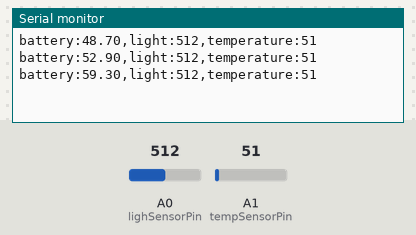
Recording of a sketch running on a simulated Arduino Uno, built with avr-gcc and run on an emulated ATmega328P. On the bench: the last lines printed to the serial monitor. Inputs (shaded band) come from the test bench; at power-on: A1 (tempSensorPin) = 51, A0 (lighSensorPin) = 512. Random numbers use the default seed unless the sketch sets one.

Above: at 1.3 s.
1.4 s: A1 (tempSensorPin) set to 61
At 1.9 s:
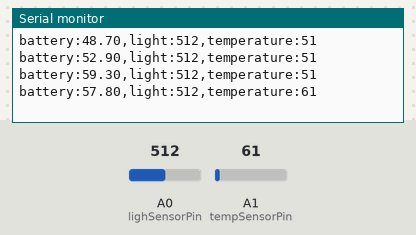
2.9 s: A0 (lighSensorPin) set to 716
At 3.4 s:
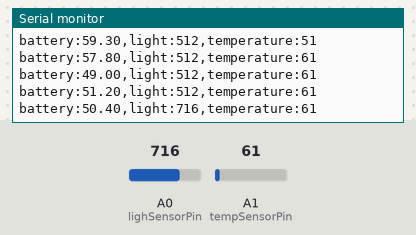
4.4 s: A1 (tempSensorPin) set to 71
At 4.9 s:
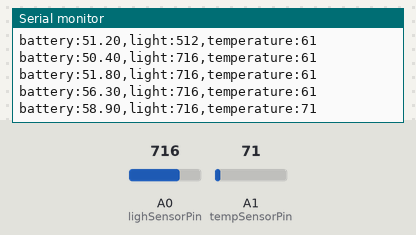
5.9 s: A0 (lighSensorPin) set to 900
At 6.4 s:
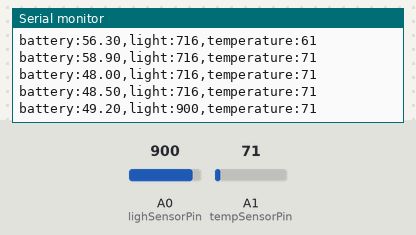
Timing chart, 0 to 8.4 s (numbered marks = the images above; inputs shaded):
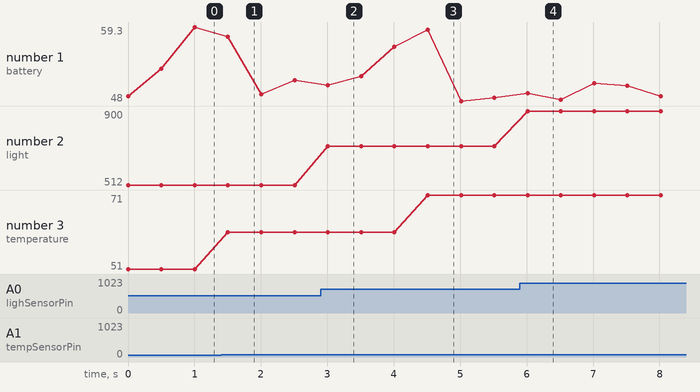

Measured:
- after the input at 1.4 s, the serial monitor: prints a new line after 0.10 s (image 1)
- after the input at 2.9 s, the serial monitor: prints a new line after 0.11 s (image 2)
- after the input at 4.4 s, the serial monitor: prints a new line after 0.11 s (image 3)
- after the input at 5.9 s, the serial monitor: prints a new line after 0.12 s (image 4)
- plotted number 2: 512 → 716 after the input at 2.9 s, 716 → 900 after the input at 5.9 s
- plotted number 3: 51 → 61 after the input at 1.4 s, 61 → 71 after the input at 4.4 s

The sketch:

sketch_apr02a.ino
```cpp
int lighSensorPin = A0;    // Light sensor pin
int tempSensorPin = A1; //Temperature sensor pin
int lighSensorValue = 0;  // Light Sensor Reading
int tempSensorValue = 0;  //Temperature sensor reading
int batSensorValue = 0; //Battery sensor value

String test;
void setup() {
  Serial.begin(9600);
}

void loop() {
  // read the value from the sensor:
  lighSensorValue = analogRead(lighSensorPin);
  tempSensorValue = analogRead(tempSensorPin);
  batSensorValue = random(480,600);
  test = "battery:" + String(batSensorValue/10.0) + ",light:" + String(lighSensorValue) + ",temperature:"+String(tempSensorValue);
//  Serial.print("Light: ");
//  Serial.print(lighSensorValue);
//
//  Serial.print("    Temp: ");
  Serial.println(test);

  //Serial.println("--------------------");
  delay(500);


}
```
